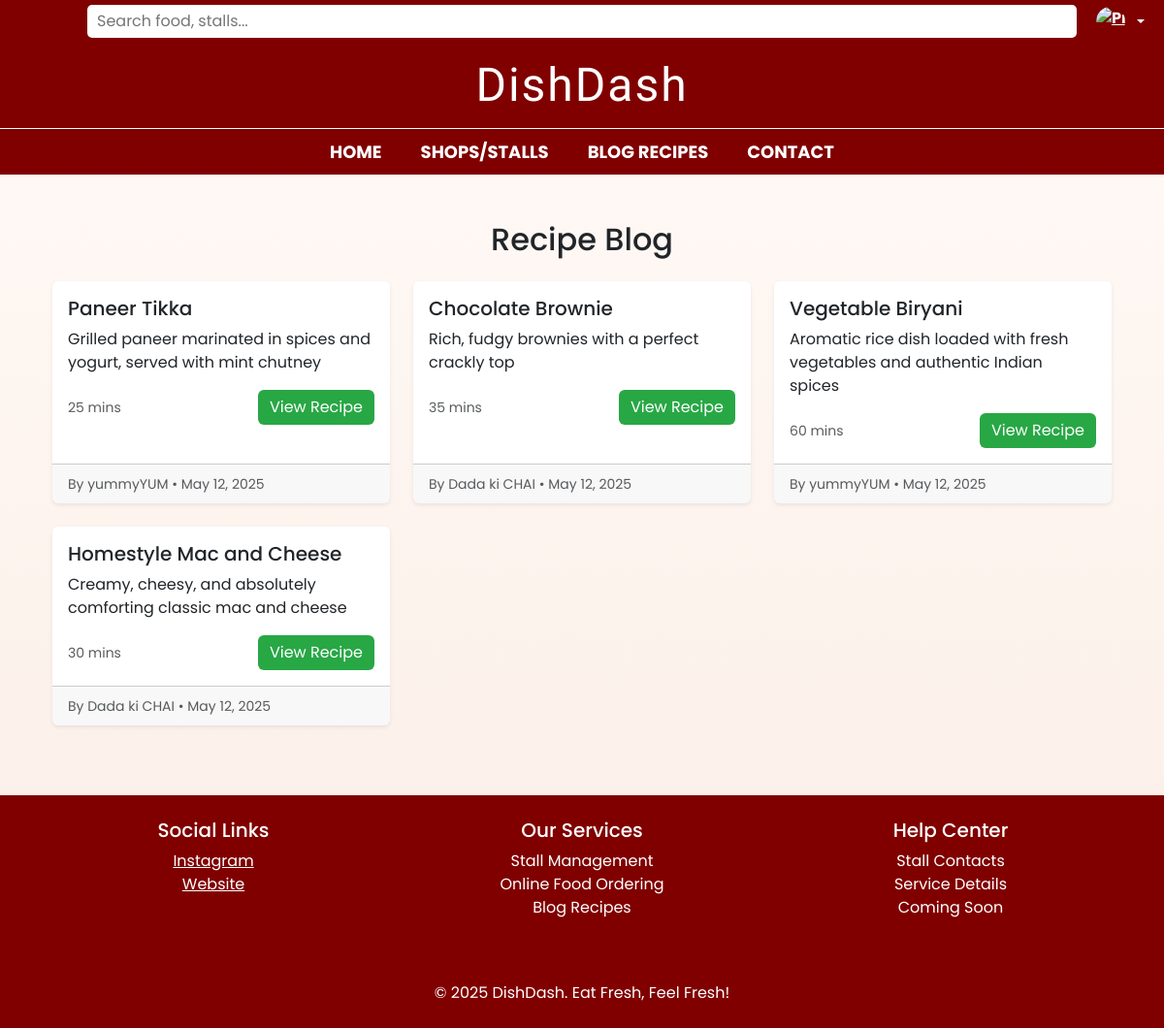
Before: /blogs/ (signed in) with the older database file.
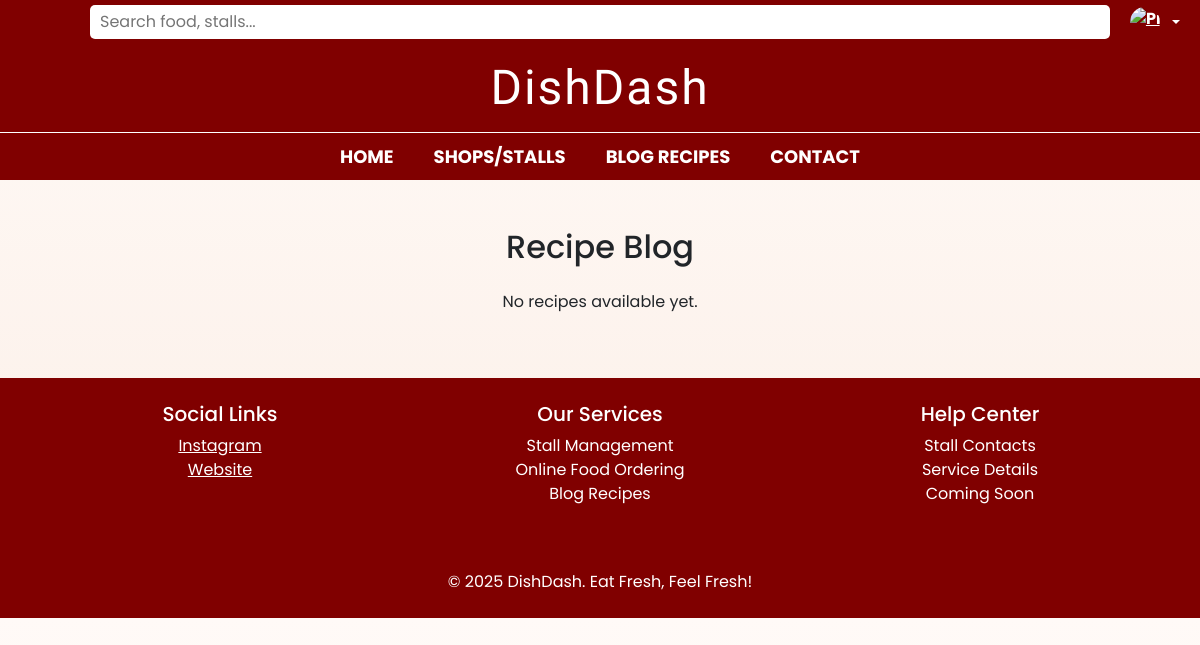
After: the same page with the newer database file.
### orders/models.py (models this page shows, shortened)
class Recipe(models.Model):
    title = models.CharField(max_length=200)
    description = models.TextField()
    ingredients = models.TextField()
    instructions = models.TextField()
    cooking_time = models.PositiveIntegerField(help_text="Cooking time in minutes")
    created_at = models.DateTimeField(auto_now_add=True)
    stall = models.ForeignKey(Stall, on_delete=models.CASCADE, related_name='recipes')
    image = models.ImageField(upload_to='recipe_images/', blank=True, null=True)

class Stall(models.Model):
    name = models.CharField(max_length=100)
    description = models.TextField(blank=True)
    contact_number = models.CharField(max_length=15, blank=True)
    instagram = models.URLField(blank=True)
    facebook = models.URLField(blank=True)
    twitter = models.URLField(blank=True)

### orders/views.py (the view)
# urls.py: path('blogs/', views.blogs, name='blogs'),
def blogs(request):
    recipes = Recipe.objects.all().order_by('-created_at')
    return render(request, 'orders/blogs.html', {'recipes': recipes})

### orders/Templates/orders/blogs.html (shortened to what this page needs)
{% extends 'orders/base.html' %}
{% block content %}
<div class="container mt-5">
    <h2 class="text-center mb-4">Recipe Blog</h2>
    <div class="row">
        {% for recipe in recipes %}
        <div class="col-md-4 mb-4">
            <div class="card h-100 shadow-sm">
                <div class="card-body">
                    <h5 class="card-title">{{ recipe.title }}</h5>
                    <p class="card-text">{{ recipe.description|truncatewords:30 }}</p>
                    <div class="d-flex justify-content-between align-items-center">
                        <div class="text-muted">
                            <small>{{ recipe.cooking_time }} mins</small>
                        </div>
                        <a href="{% url 'recipe_detail' recipe.id %}" class="btn btn-primary">View Recipe</a>
                    </div>
                </div>
                <div class="card-footer text-muted">
                    <small>By {{ recipe.stall.name }} • {{ recipe.created_at|date:"F j, Y" }}</small>
                </div>
            </div>
        </div>
        {% empty %}
        <div class="col-12 text-center">
            <p>No recipes available yet.</p>
        </div>
        {% endfor %}
    </div>
</div>
{% endblock %}

### orders/Templates/orders/base.html (shortened to what this page needs)
{% load static %}
<!DOCTYPE html>
<html lang="en">
<head>
    <link href="https://cdn.jsdelivr.net/npm/bootstrap@5.3.2/dist/css/bootstrap.min.css" rel="stylesheet">
</head>
<body>
    <nav class="navbar-custom">
        <div class="navbar-top">
            <div class="search-bar">
                <form method="GET" action="#">
                    <input type="text" placeholder="Search food, stalls...">
                </form>
            </div>
            <div class="profile dropdown">
                {% if user.is_authenticated %}
                    <a href="#" class="dropdown-toggle text-white fw-bold d-flex align-items-center" data-bs-toggle="dropdown" aria-expanded="false">
                        <img src="{% static 'images/profile-icon.png' %}" alt="Profile" style="width: 30px; height: 30px; border-radius: 50%; margin-right: 8px;">
                    </a>
                {% else %}
                    <a href="{% url 'login' %}" class="text-white fw-bold">Login</a>
                {% endif %}
            </div>
        </div>
        <div class="navbar-middle">
            <h1>DishDash</h1>
        </div>
        <div class="navbar-bottom">
            <a href="{% url 'home' %}">Home</a>
            <a href="{% url 'stall_list' %}">Shops/Stalls</a>
            <a href="{% url 'blogs' %}">Blog Recipes</a>
            <a href="{% url 'contacts' %}">Contact</a>
        </div>
    </nav>
    <div class="container mt-5">
        {% block content %}
        {% endblock %}
    </div>
    <footer class="mt-5 pt-4 pb-2" style="background-color: #800000; color: white;">
        <div class="container">
            <div class="row">
                <div class="col-md-4 mb-4">
                    <h5>Social Links</h5>
                    <ul class="list-unstyled">
                        <li><a href="https://instagram.com" target="_blank" style="color: white;">Instagram</a></li>
                        <li><a href="https://yourwebsite.com" target="_blank" style="color: white;">Website</a></li>
                    </ul>
                </div>
                <div class="col-md-4 mb-4">
                    <h5>Our Services</h5>
                    <ul class="list-unstyled">
                        <li>Stall Management</li>
                        <li>Online Food Ordering</li>
                        <li>Blog Recipes</li>
                    </ul>
                </div>
                <div class="col-md-4 mb-4">
                    <h5>Help Center</h5>
                    <ul class="list-unstyled">
                        <li>Stall Contacts</li>
                        <li>Service Details</li>
                        <li>Coming Soon</li>
                    </ul>
                </div>
            </div>
            <div class="text-center mt-4">
                <p>© 2025 DishDash. Eat Fresh, Feel Fresh!</p>
            </div>
        </div>
    </footer>
</body>
</html>

Changed rows visible on the page:
removed Recipe: title "Paneer Tikka", description "Grilled paneer marinated in spices and yogurt, served with mint chutney", cooking_time "25", stall.name "yummyYUM", created_at "May 12, 2025"
removed Recipe: title "Chocolate Brownie", description "Rich, fudgy brownies with a perfect crackly top", cooking_time "35", stall.name "Dada ki CHAI", created_at "May 12, 2025"
removed Recipe: title "Vegetable Biryani", description "Aromatic rice dish loaded with fresh vegetables and authentic Indian spices", cooking_time "60", stall.name "yummyYUM", created_at "May 12, 2025"
removed Recipe: title "Homestyle Mac and Cheese", description "Creamy, cheesy, and absolutely comforting classic mac and cheese", cooking_time "30", stall.name "Dada ki CHAI", created_at "May 12, 2025"
Other visible differences:
text now shown: "No recipes available yet."
